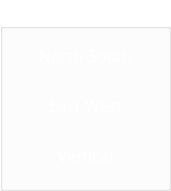
      <widget class="QGroupBox" name="groupBox_2">
       <property name="geometry">
        <rect>
         <x>10</x>
         <y>250</y>
         <width>171</width>
         <height>191</height>
        </rect>
       </property>
       <property name="palette">
        <palette>
         <active>
          <colorrole role="WindowText">
           <brush brushstyle="SolidPattern">
            <color alpha="255">
             <red>255</red>
             <green>255</green>
             <blue>255</blue>
            </color>
           </brush>
          </colorrole>
          <colorrole role="Button">
           <brush brushstyle="SolidPattern">
            <color alpha="0">
             <red>255</red>
             <green>255</green>
             <blue>255</blue>
            </color>
           </brush>
          </colorrole>
          <colorrole role="Base">
           <brush brushstyle="SolidPattern">
            <color alpha="0">
             <red>255</red>
             <green>255</green>
             <blue>255</blue>
            </color>
           </brush>
          </colorrole>
          <colorrole role="Window">
           <brush brushstyle="SolidPattern">
            <color alpha="0">
             <red>255</red>
             <green>255</green>
             <blue>255</blue>
            </color>
           </brush>
          </colorrole>
         </active>
         <inactive>
          <colorrole role="WindowText">
           <brush brushstyle="SolidPattern">
            <color alpha="255">
             <red>255</red>
             <green>255</green>
             <blue>255</blue>
            </color>
           </brush>
          </colorrole>
          <colorrole role="Button">
           <brush brushstyle="SolidPattern">
            <color alpha="0">
             <red>255</red>
             <green>255</green>
             <blue>255</blue>
            </color>
           </brush>
          </colorrole>
          <colorrole role="Base">
           <brush brushstyle="SolidPattern">
            <color alpha="0">
             <red>255</red>
             <green>255</green>
             <blue>255</blue>
            </color>
           </brush>
          </colorrole>
          <colorrole role="Window">
           <brush brushstyle="SolidPattern">
            <color alpha="0">
             <red>255</red>
             <green>255</green>
             <blue>255</blue>
            </color>
           </brush>
          </colorrole>
         </inactive>
         <disabled>
          <colorrole role="WindowText">
           <brush brushstyle="SolidPattern">
            <color alpha="255">
             <red>120</red>
             <green>120</green>
             <blue>120</blue>
            </color>
           </brush>
          </colorrole>
          <colorrole role="Button">
           <brush brushstyle="SolidPattern">
            <color alpha="0">
             <red>255</red>
             <green>255</green>
             <blue>255</blue>
            </color>
           </brush>
          </colorrole>
          <colorrole role="Base">
           <brush brushstyle="SolidPattern">
            <color alpha="0">
             <red>255</red>
             <green>255</green>
             <blue>255</blue>
            </color>
           </brush>
          </colorrole>
          <colorrole role="Window">
           <brush brushstyle="SolidPattern">
            <color alpha="0">
             <red>255</red>
             <green>255</green>
             <blue>255</blue>
            </color>
           </brush>
          </colorrole>
         </disabled>
        </palette>
       </property>
       <property name="font">
        <font>
         <family>MS UI Gothic</family>
         <pointsize>14</pointsize>
        </font>
       </property>
       <property name="styleSheet">
        <string notr="true">background-color:rgba(255, 255, 255, 0)</string>
       </property>
       <property name="title">
        <string>    2D Graphs       </string>
       </property>
       <property name="alignment">
        <set>Qt::AlignLeading|Qt::AlignLeft|Qt::AlignVCenter</set>
       </property>
       <property name="flat">
        <bool>true</bool>
       </property>
       <property name="checkable">
        <bool>false</bool>
       </property>
       <widget class="QPushButton" name="pushButton_6">
        <property name="geometry">
         <rect>
          <x>0</x>
          <y>20</y>
          <width>171</width>
          <height>71</height>
         </rect>
        </property>
        <property name="minimumSize">
         <size>
          <width>0</width>
          <height>60</height>
         </size>
        </property>
        <property name="palette">
         <palette>
          <active>
           <colorrole role="ButtonText">
            <brush brushstyle="SolidPattern">
             <color alpha="255">
              <red>255</red>
              <green>255</green>
              <blue>255</blue>
             </color>
            </brush>
           </colorrole>
          </active>
          <inactive>
           <colorrole role="ButtonText">
            <brush brushstyle="SolidPattern">
             <color alpha="255">
              <red>255</red>
              <green>255</green>
              <blue>255</blue>
             </color>
            </brush>
           </colorrole>
          </inactive>
          <disabled>
           <colorrole role="ButtonText">
            <brush brushstyle="SolidPattern">
             <color alpha="255">
              <red>120</red>
              <green>120</green>
              <blue>120</blue>
             </color>
            </brush>
           </colorrole>
          </disabled>
         </palette>
        </property>
        <property name="font">
         <font>
          <family>Franklin Gothic Medium Cond</family>
          <pointsize>12</pointsize>
         </font>
        </property>
        <property name="styleSheet">
         <string notr="true">#pushButton_6 {
background-color: url transparent;
border-image: url(:un3.png);
background: none;
border:  none;
background-repeat: none;
}
#pushButton_6:hover
{
border-image: url(:un1.png);
}
#pushButton_6:pressed
{
border-image: url(:un2.png);
}</string>
        </property>
        <property name="text">
         <string>North-South</string>
        </property>
       </widget>
       <widget class="QPushButton" name="pushButton_7">
        <property name="geometry">
         <rect>
          <x>0</x>
          <y>70</y>
          <width>171</width>
          <height>71</height>
         </rect>
        </property>
        <property name="minimumSize">
         <size>
          <width>0</width>
          <height>60</height>
         </size>
        </property>
        <property name="palette">
         <palette>
          <active>
           <colorrole role="ButtonText">
            <brush brushstyle="SolidPattern">
             <color alpha="255">
              <red>255</red>
              <green>255</green>
              <blue>255</blue>
             </color>
            </brush>
           </colorrole>
          </active>
          <inactive>
           <colorrole role="ButtonText">
            <brush brushstyle="SolidPattern">
             <color alpha="255">
              <red>255</red>
              <green>255</green>
              <blue>255</blue>
             </color>
            </brush>
           </colorrole>
          </inactive>
          <disabled>
           <colorrole role="ButtonText">
            <brush brushstyle="SolidPattern">
             <color alpha="255">
              <red>120</red>
              <green>120</green>
              <blue>120</blue>
             </color>
            </brush>
           </colorrole>
          </disabled>
         </palette>
        </property>
        <property name="font">
         <font>
          <family>Franklin Gothic Medium Cond</family>
          <pointsize>12</pointsize>
         </font>
        </property>
        <property name="styleSheet">
         <string notr="true">#pushButton_7 {
background-color: url transparent;
border-image: url(:un3.png);
background: none;
border:  none;
background-repeat: none;
}
#pushButton_7:hover
{
border-image: url(:un1.png);
}
#pushButton_7:pressed
{
border-image: url(:un2.png);
}</string>
        </property>
        <property name="text">
         <string>East-West</string>
        </property>
       </widget>
       <widget class="QPushButton" name="pushButton_8">
        <property name="geometry">
         <rect>
          <x>0</x>
          <y>120</y>
          <width>171</width>
          <height>71</height>
         </rect>
        </property>
        <property name="minimumSize">
         <size>
          <width>171</width>
          <height>71</height>
         </size>
        </property>
        <property name="palette">
         <palette>
          <active>
           <colorrole role="ButtonText">
            <brush brushstyle="SolidPattern">
             <color alpha="255">
              <red>255</red>
              <green>255</green>
              <blue>255</blue>
             </color>
            </brush>
           </colorrole>
          </active>
          <inactive>
           <colorrole role="ButtonText">
            <brush brushstyle="SolidPattern">
             <color alpha="255">
              <red>255</red>
              <green>255</green>
              <blue>255</blue>
             </color>
            </brush>
           </colorrole>
          </inactive>
          <disabled>
           <colorrole role="ButtonText">
            <brush brushstyle="SolidPattern">
             <color alpha="255">
              <red>120</red>
              <green>120</green>
              <blue>120</blue>
             </color>
            </brush>
           </colorrole>
          </disabled>
         </palette>
        </property>
        <property name="font">
         <font>
          <family>Franklin Gothic Medium Cond</family>
          <pointsize>12</pointsize>
         </font>
        </property>
        <property name="styleSheet">
         <string notr="true">#pushButton_8 {
background-color: url transparent;
border-image: url(:un3.png);
background: none;
border:  none;
background-repeat: none;
}
#pushButton_8:hover
{
border-image: url(:un1.png);
}
#pushButton_8:pressed
{
border-image: url(:un2.png);
}</string>
        </property>
        <property name="text">
         <string>Vertical</string>
        </property>
       </widget>
      </widget>
